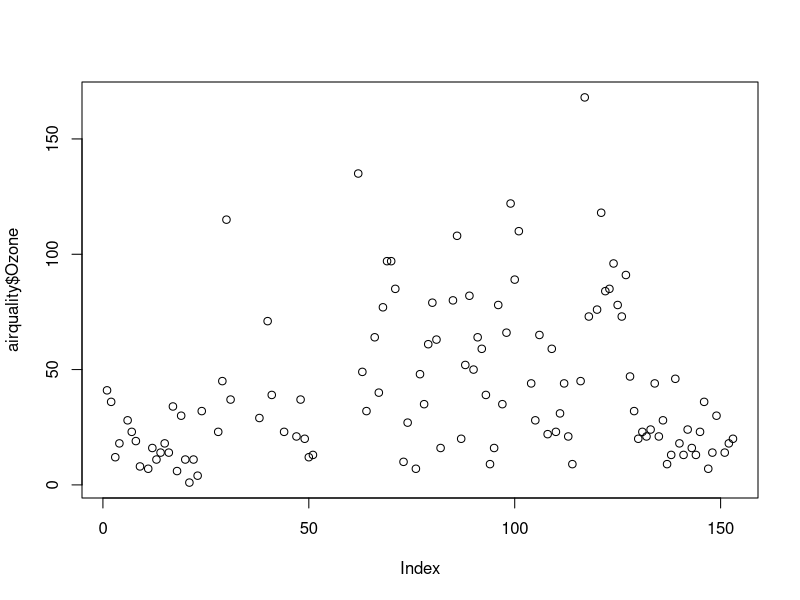
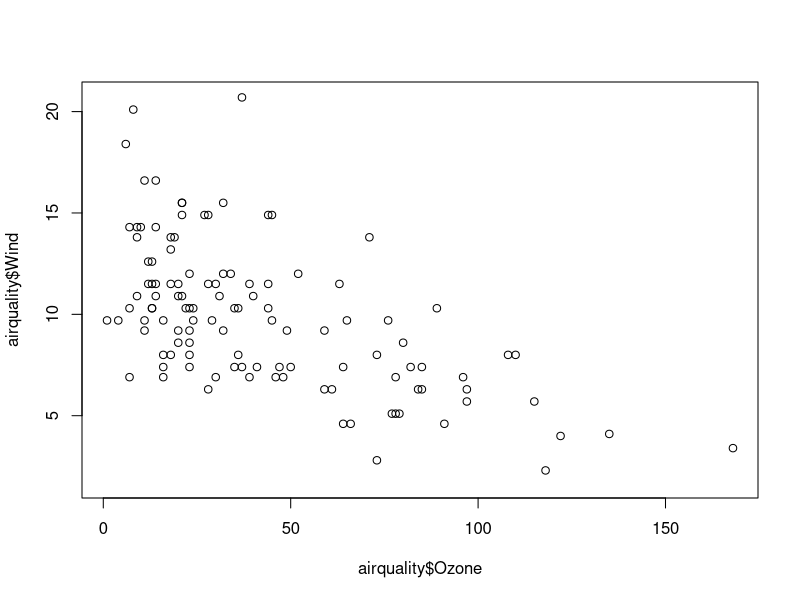
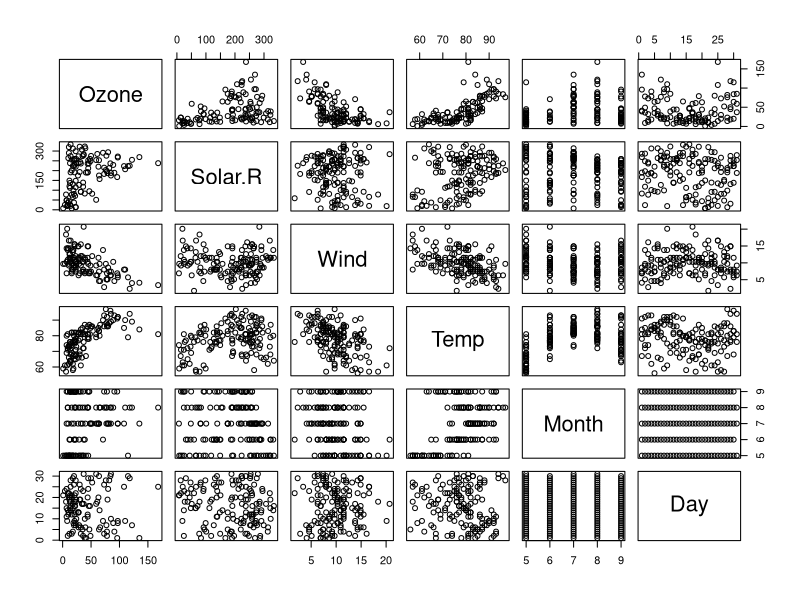
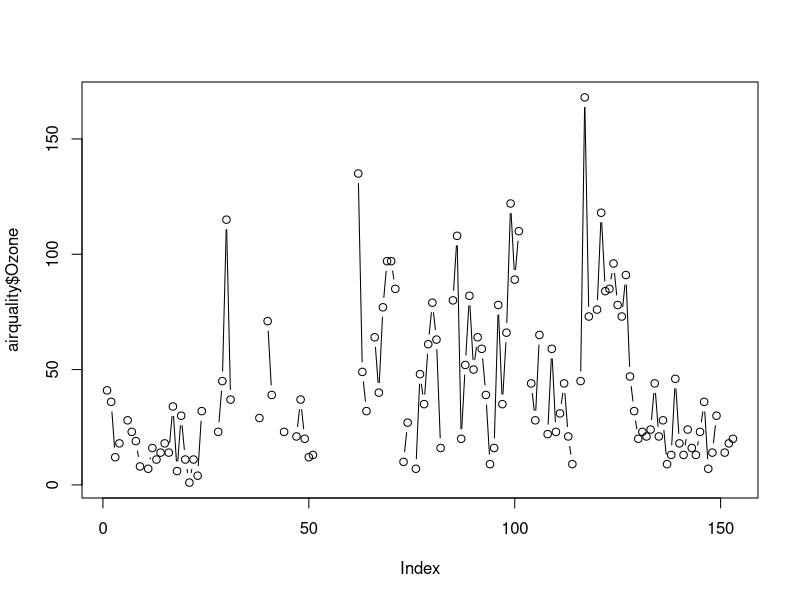
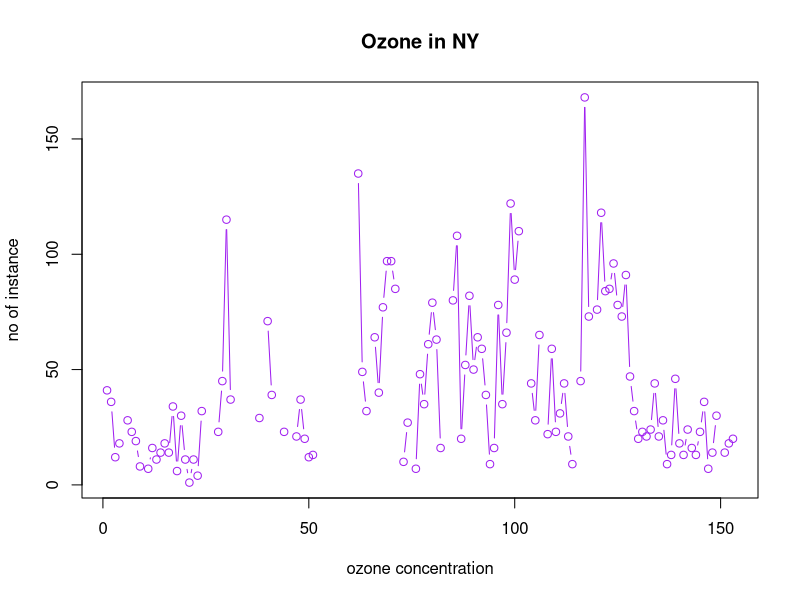
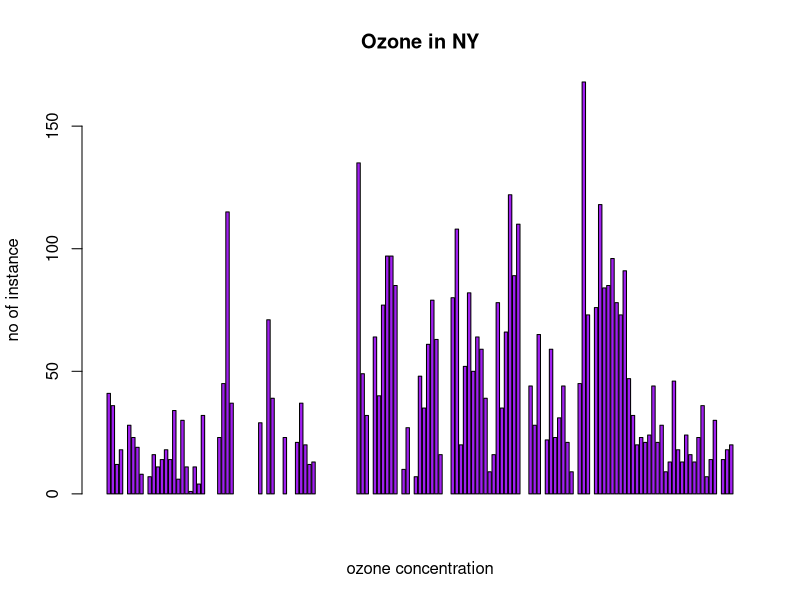
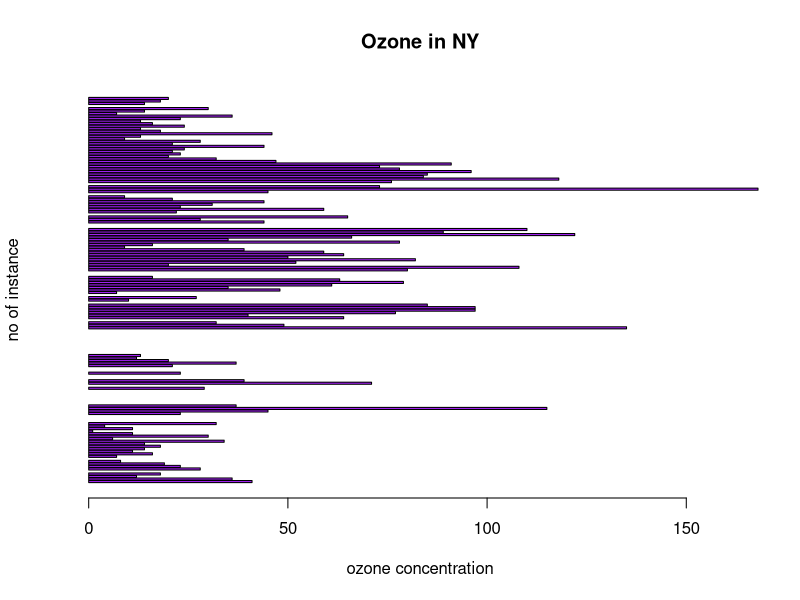
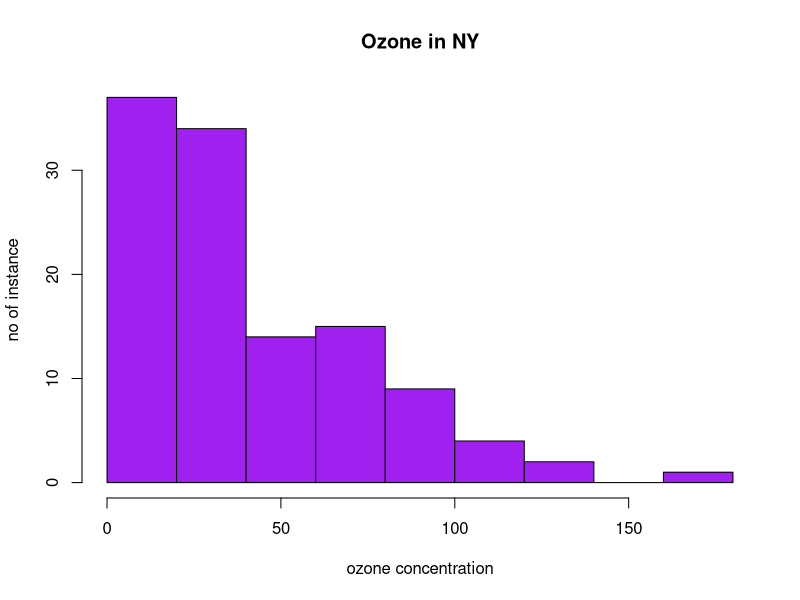

Write R code to recreate these figures, in order.
#import datasets
airquality <-datasets::airquality
#view
View(airquality)
#output of top 5 rows
head(airquality,5)
#output of bottom 5 rows
tail(airquality,n=3)
#summary
summary(airquality)
# $ displays all the variable in the data set eg.Temp
summary(airquality$Temp)
#to visualize Ozone (use plot)
plot(airquality$Ozone)
# visualize 2 variables
plot(airquality$Ozone,airquality$Wind)
#visualize all - plot(dataset name)
plot(airquality)

#point and line can be denoted by "p" and "l" for both "b"
plot(airquality$Ozone, type = "b")

#to name the plots axis and plot name axis=lab,main=header, col = colour
plot(airquality$Ozone, xlab = "ozone concentration", ylab = "no of instance",type = "b",main = "Ozone in NY",col="purple")

#bar plot - barplot(dataset.....)
barplot(airquality$Ozone, xlab = "ozone concentration", ylab = "no of instance",type = "b",main = "Ozone in NY",col="purple")

#horizontal horiz = true
barplot(airquality$Ozone, xlab = "ozone concentration", ylab = "no of instance",type = "b",main = "Ozone in NY",col="purple",horiz=TRUE)

#Histogram = hist
hist(airquality$Ozone, xlab = "ozone concentration", ylab = "no of instance",type = "b",main = "Ozone in NY",col="purple")
hist(airquality$Solar.R,col = "maroon")
# Single box plot
boxplot(airquality$Ozone)
#multiple box plot
boxplot(airquality[,1:4],main= "Multiple box plots")
